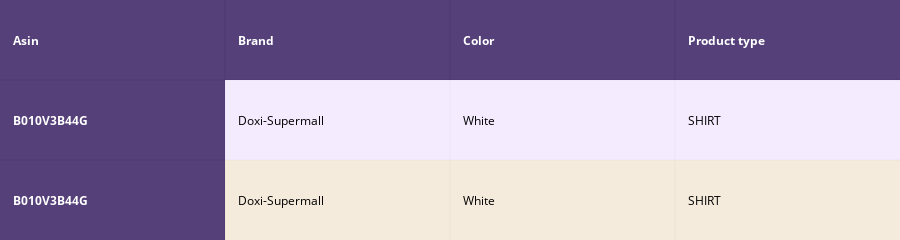
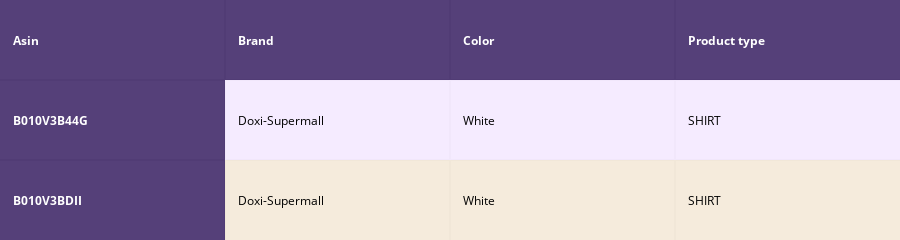
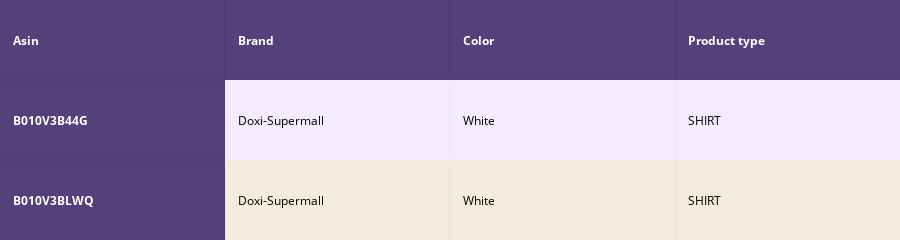
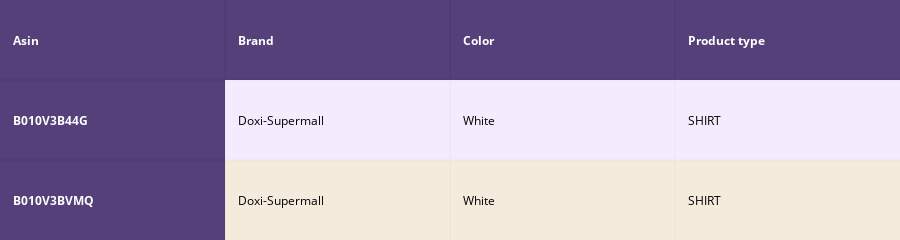

The notebook cell these images were saved under, in order:
### Code cell
def idf_w2v_brand(doc_id, w1, w2, w3, num_results):
    # doc_id: apparel's id in given corpus
    # w1: weight for  w2v features
    # w2: weight for brand and color features
    # w2: weight for medium_image_url feature

    # pairwise_dist will store the distance from given input apparel to all remaining apparels
    # the metric we used here is cosine, the coside distance is mesured as K(X, Y) = <X, Y> / (||X||*||Y||)
    # http://scikit-learn.org/stable/modules/metrics.html#cosine-similarity
    idf_w2v_dist  = pairwise_distances(w2v_title_weight, w2v_title_weight[doc_id].reshape(1,-1))
    ex_feat_dist = pairwise_distances(extra_features, extra_features[doc_id])
    pairwise_dist   = (w1 * idf_w2v_dist +  w2 * ex_feat_dist + w3 * ex_feat_dist)/float(w1 + w2 + w3)

    # np.argsort will return indices of 9 smallest distances
    indices = np.argsort(pairwise_dist.flatten())[0:num_results]
    #pdists will store the 9 smallest distances
    pdists  = np.sort(pairwise_dist.flatten())[0:num_results]

    #data frame indices of the 9 smallest distace's
    df_indices = list(data.index[indices])
    # print('df_indices : ',df_indices)
    # print(data['title'].loc[df_indices[0]]) 
    # print(data['medium_image_url'].loc[df_indices[0]])
    # print(indices[0]) 

    for i in range(0, len(indices)):
        heat_map_w2v_brand(data['title'].loc[df_indices[0]],data['title'].loc[df_indices[i]], data['medium_image_url'].loc[df_indices[i]], indices[0], indices[i],df_indices[0], df_indices[i], 'weighted')
        print('ASIN :',data['asin'].loc[df_indices[i]])
        print('Brand :',data['brand'].loc[df_indices[i]])
        print('euclidean distance from input :', pdists[i])
        print('='*125)

idf_w2v_brand(12566, 5, 5, 80, 20)
# in the give heat map, each cell contains the euclidean distance between words i, j

### Figure 1 — Plotly figure (JSON) as saved in the notebook; plotly's stock layout.template omitted (floating-point values rounded to 4 significant figures)
{"data": [{"colorscale": [[0, "#1d004d"], [0.5, "#f2e5ff"], [1, "#f2e5d1"]], "hoverinfo": "none", "opacity": 0.75, "showscale": false, "type": "heatmap", "z": [[0, 0, 0, 0], [0, 0.5, 0.5, 0.5], [0, 1, 1, 1]]}], "layout": {"annotations": [{"align": "left", "font": {"color": "#ffffff"}, "showarrow": false, "text": "<b>Asin</b>", "x": -0.45, "xanchor": "left", "xref": "x1", "y": 0, "yref": "y1"}, {"align": "left", "font": {"color": "#ffffff"}, "showarrow": false, "text": "<b>Brand</b>", "x": 0.55, "xanchor": "left", "xref": "x1", "y": 0, "yref": "y1"}, {"align": "left", "font": {"color": "#ffffff"}, "showarrow": false, "text": "<b>Color</b>", "x": 1.55, "xanchor": "left", "xref": "x1", "y": 0, "yref": "y1"}, {"align": "left", "font": {"color": "#ffffff"}, "showarrow": false, "text": "<b>Product type</b>", "x": 2.55, "xanchor": "left", "xref": "x1", "y": 0, "yref": "y1"}, {"align": "left", "font": {"color": "#ffffff"}, "showarrow": false, "text": "<b>B010V3B44G</b>", "x": -0.45, "xanchor": "left", "xref": "x1", "y": 1, "yref": "y1"}, {"align": "left", "font": {"color": "#000000"}, "showarrow": false, "text": "Doxi-Supermall", "x": 0.55, "xanchor": "left", "xref": "x1", "y": 1, "yref": "y1"}, {"align": "left", "font": {"color": "#000000"}, "showarrow": false, "text": "White", "x": 1.55, "xanchor": "left", "xref": "x1", "y": 1, "yref": "y1"}, {"align": "left", "font": {"color": "#000000"}, "showarrow": false, "text": "SHIRT", "x": 2.55, "xanchor": "left", "xref": "x1", "y": 1, "yref": "y1"}, {"align": "left", "font": {"color": "#ffffff"}, "showarrow": false, "text": "<b>B010V3B44G</b>", "x": -0.45, "xanchor": "left", "xref": "x1", "y": 2, "yref": "y1"}, {"align": "left", "font": {"color": "#000000"}, "showarrow": false, "text": "Doxi-Supermall", "x": 0.55, "xanchor": "left", "xref": "x1", "y": 2, "yref": "y1"}, {"align": "left", "font": {"color": "#000000"}, "showarrow": false, "text": "White", "x": 1.55, "xanchor": "left", "xref": "x1", "y": 2, "yref": "y1"}, {"align": "left", "font": {"color": "#000000"}, "showarrow": false, "text": "SHIRT", "x": 2.55, "xanchor": "left", "xref": "x1", "y": 2, "yref": "y1"}], "height": 140, "margin": {"b": 0, "l": 0, "r": 0, "t": 0}, "xaxis": {"dtick": 1, "gridwidth": 2, "showticklabels": false, "tick0": -0.5, "ticks": "", "zeroline": false}, "yaxis": {"autorange": "reversed", "dtick": 1, "gridwidth": 2, "showticklabels": false, "tick0": 0.5, "ticks": "", "zeroline": false}}}

### Figure 2 — Plotly figure (JSON) as saved in the notebook; plotly's stock layout.template omitted (floating-point values rounded to 4 significant figures)
{"data": [{"colorscale": [[0, "#1d004d"], [0.5, "#f2e5ff"], [1, "#f2e5d1"]], "hoverinfo": "none", "opacity": 0.75, "showscale": false, "type": "heatmap", "z": [[0, 0, 0, 0], [0, 0.5, 0.5, 0.5], [0, 1, 1, 1]]}], "layout": {"annotations": [{"align": "left", "font": {"color": "#ffffff"}, "showarrow": false, "text": "<b>Asin</b>", "x": -0.45, "xanchor": "left", "xref": "x1", "y": 0, "yref": "y1"}, {"align": "left", "font": {"color": "#ffffff"}, "showarrow": false, "text": "<b>Brand</b>", "x": 0.55, "xanchor": "left", "xref": "x1", "y": 0, "yref": "y1"}, {"align": "left", "font": {"color": "#ffffff"}, "showarrow": false, "text": "<b>Color</b>", "x": 1.55, "xanchor": "left", "xref": "x1", "y": 0, "yref": "y1"}, {"align": "left", "font": {"color": "#ffffff"}, "showarrow": false, "text": "<b>Product type</b>", "x": 2.55, "xanchor": "left", "xref": "x1", "y": 0, "yref": "y1"}, {"align": "left", "font": {"color": "#ffffff"}, "showarrow": false, "text": "<b>B010V3B44G</b>", "x": -0.45, "xanchor": "left", "xref": "x1", "y": 1, "yref": "y1"}, {"align": "left", "font": {"color": "#000000"}, "showarrow": false, "text": "Doxi-Supermall", "x": 0.55, "xanchor": "left", "xref": "x1", "y": 1, "yref": "y1"}, {"align": "left", "font": {"color": "#000000"}, "showarrow": false, "text": "White", "x": 1.55, "xanchor": "left", "xref": "x1", "y": 1, "yref": "y1"}, {"align": "left", "font": {"color": "#000000"}, "showarrow": false, "text": "SHIRT", "x": 2.55, "xanchor": "left", "xref": "x1", "y": 1, "yref": "y1"}, {"align": "left", "font": {"color": "#ffffff"}, "showarrow": false, "text": "<b>B010V3BDII</b>", "x": -0.45, "xanchor": "left", "xref": "x1", "y": 2, "yref": "y1"}, {"align": "left", "font": {"color": "#000000"}, "showarrow": false, "text": "Doxi-Supermall", "x": 0.55, "xanchor": "left", "xref": "x1", "y": 2, "yref": "y1"}, {"align": "left", "font": {"color": "#000000"}, "showarrow": false, "text": "White", "x": 1.55, "xanchor": "left", "xref": "x1", "y": 2, "yref": "y1"}, {"align": "left", "font": {"color": "#000000"}, "showarrow": false, "text": "SHIRT", "x": 2.55, "xanchor": "left", "xref": "x1", "y": 2, "yref": "y1"}], "height": 140, "margin": {"b": 0, "l": 0, "r": 0, "t": 0}, "xaxis": {"dtick": 1, "gridwidth": 2, "showticklabels": false, "tick0": -0.5, "ticks": "", "zeroline": false}, "yaxis": {"autorange": "reversed", "dtick": 1, "gridwidth": 2, "showticklabels": false, "tick0": 0.5, "ticks": "", "zeroline": false}}}

### Figure 3 — Plotly figure (JSON) as saved in the notebook; plotly's stock layout.template omitted (floating-point values rounded to 4 significant figures)
{"data": [{"colorscale": [[0, "#1d004d"], [0.5, "#f2e5ff"], [1, "#f2e5d1"]], "hoverinfo": "none", "opacity": 0.75, "showscale": false, "type": "heatmap", "z": [[0, 0, 0, 0], [0, 0.5, 0.5, 0.5], [0, 1, 1, 1]]}], "layout": {"annotations": [{"align": "left", "font": {"color": "#ffffff"}, "showarrow": false, "text": "<b>Asin</b>", "x": -0.45, "xanchor": "left", "xref": "x1", "y": 0, "yref": "y1"}, {"align": "left", "font": {"color": "#ffffff"}, "showarrow": false, "text": "<b>Brand</b>", "x": 0.55, "xanchor": "left", "xref": "x1", "y": 0, "yref": "y1"}, {"align": "left", "font": {"color": "#ffffff"}, "showarrow": false, "text": "<b>Color</b>", "x": 1.55, "xanchor": "left", "xref": "x1", "y": 0, "yref": "y1"}, {"align": "left", "font": {"color": "#ffffff"}, "showarrow": false, "text": "<b>Product type</b>", "x": 2.55, "xanchor": "left", "xref": "x1", "y": 0, "yref": "y1"}, {"align": "left", "font": {"color": "#ffffff"}, "showarrow": false, "text": "<b>B010V3B44G</b>", "x": -0.45, "xanchor": "left", "xref": "x1", "y": 1, "yref": "y1"}, {"align": "left", "font": {"color": "#000000"}, "showarrow": false, "text": "Doxi-Supermall", "x": 0.55, "xanchor": "left", "xref": "x1", "y": 1, "yref": "y1"}, {"align": "left", "font": {"color": "#000000"}, "showarrow": false, "text": "White", "x": 1.55, "xanchor": "left", "xref": "x1", "y": 1, "yref": "y1"}, {"align": "left", "font": {"color": "#000000"}, "showarrow": false, "text": "SHIRT", "x": 2.55, "xanchor": "left", "xref": "x1", "y": 1, "yref": "y1"}, {"align": "left", "font": {"color": "#ffffff"}, "showarrow": false, "text": "<b>B010V3BLWQ</b>", "x": -0.45, "xanchor": "left", "xref": "x1", "y": 2, "yref": "y1"}, {"align": "left", "font": {"color": "#000000"}, "showarrow": false, "text": "Doxi-Supermall", "x": 0.55, "xanchor": "left", "xref": "x1", "y": 2, "yref": "y1"}, {"align": "left", "font": {"color": "#000000"}, "showarrow": false, "text": "White", "x": 1.55, "xanchor": "left", "xref": "x1", "y": 2, "yref": "y1"}, {"align": "left", "font": {"color": "#000000"}, "showarrow": false, "text": "SHIRT", "x": 2.55, "xanchor": "left", "xref": "x1", "y": 2, "yref": "y1"}], "height": 140, "margin": {"b": 0, "l": 0, "r": 0, "t": 0}, "xaxis": {"dtick": 1, "gridwidth": 2, "showticklabels": false, "tick0": -0.5, "ticks": "", "zeroline": false}, "yaxis": {"autorange": "reversed", "dtick": 1, "gridwidth": 2, "showticklabels": false, "tick0": 0.5, "ticks": "", "zeroline": false}}}

### Figure 4 — Plotly figure (JSON) as saved in the notebook; plotly's stock layout.template omitted (floating-point values rounded to 4 significant figures)
{"data": [{"colorscale": [[0, "#1d004d"], [0.5, "#f2e5ff"], [1, "#f2e5d1"]], "hoverinfo": "none", "opacity": 0.75, "showscale": false, "type": "heatmap", "z": [[0, 0, 0, 0], [0, 0.5, 0.5, 0.5], [0, 1, 1, 1]]}], "layout": {"annotations": [{"align": "left", "font": {"color": "#ffffff"}, "showarrow": false, "text": "<b>Asin</b>", "x": -0.45, "xanchor": "left", "xref": "x1", "y": 0, "yref": "y1"}, {"align": "left", "font": {"color": "#ffffff"}, "showarrow": false, "text": "<b>Brand</b>", "x": 0.55, "xanchor": "left", "xref": "x1", "y": 0, "yref": "y1"}, {"align": "left", "font": {"color": "#ffffff"}, "showarrow": false, "text": "<b>Color</b>", "x": 1.55, "xanchor": "left", "xref": "x1", "y": 0, "yref": "y1"}, {"align": "left", "font": {"color": "#ffffff"}, "showarrow": false, "text": "<b>Product type</b>", "x": 2.55, "xanchor": "left", "xref": "x1", "y": 0, "yref": "y1"}, {"align": "left", "font": {"color": "#ffffff"}, "showarrow": false, "text": "<b>B010V3B44G</b>", "x": -0.45, "xanchor": "left", "xref": "x1", "y": 1, "yref": "y1"}, {"align": "left", "font": {"color": "#000000"}, "showarrow": false, "text": "Doxi-Supermall", "x": 0.55, "xanchor": "left", "xref": "x1", "y": 1, "yref": "y1"}, {"align": "left", "font": {"color": "#000000"}, "showarrow": false, "text": "White", "x": 1.55, "xanchor": "left", "xref": "x1", "y": 1, "yref": "y1"}, {"align": "left", "font": {"color": "#000000"}, "showarrow": false, "text": "SHIRT", "x": 2.55, "xanchor": "left", "xref": "x1", "y": 1, "yref": "y1"}, {"align": "left", "font": {"color": "#ffffff"}, "showarrow": false, "text": "<b>B010V3BVMQ</b>", "x": -0.45, "xanchor": "left", "xref": "x1", "y": 2, "yref": "y1"}, {"align": "left", "font": {"color": "#000000"}, "showarrow": false, "text": "Doxi-Supermall", "x": 0.55, "xanchor": "left", "xref": "x1", "y": 2, "yref": "y1"}, {"align": "left", "font": {"color": "#000000"}, "showarrow": false, "text": "White", "x": 1.55, "xanchor": "left", "xref": "x1", "y": 2, "yref": "y1"}, {"align": "left", "font": {"color": "#000000"}, "showarrow": false, "text": "SHIRT", "x": 2.55, "xanchor": "left", "xref": "x1", "y": 2, "yref": "y1"}], "height": 140, "margin": {"b": 0, "l": 0, "r": 0, "t": 0}, "xaxis": {"dtick": 1, "gridwidth": 2, "showticklabels": false, "tick0": -0.5, "ticks": "", "zeroline": false}, "yaxis": {"autorange": "reversed", "dtick": 1, "gridwidth": 2, "showticklabels": false, "tick0": 0.5, "ticks": "", "zeroline": false}}}
